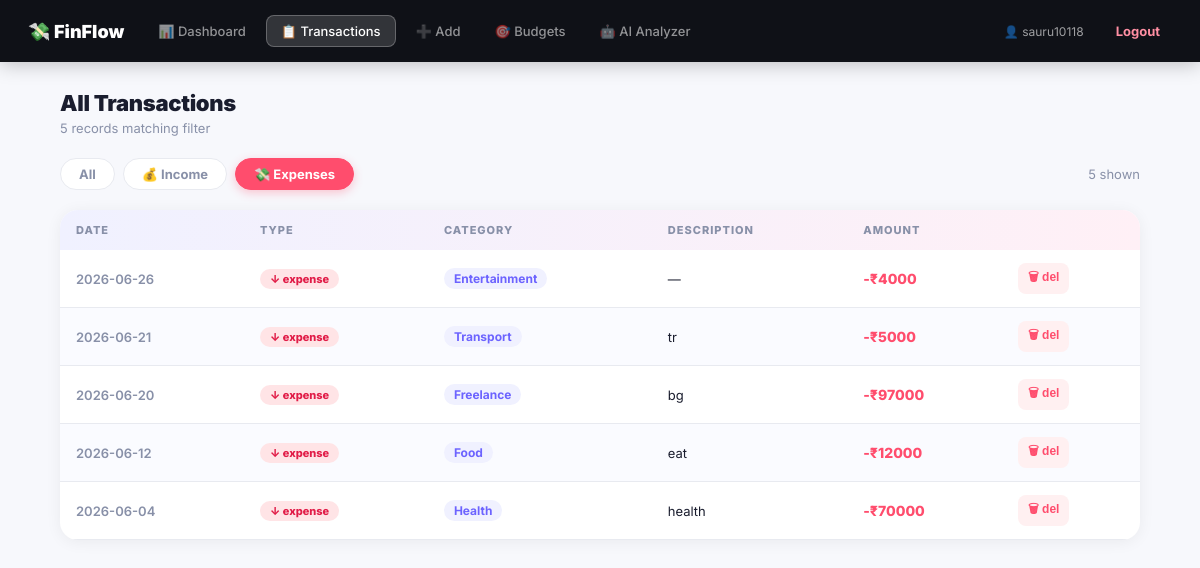
Screenshot of /transactions?filter=expense (signed in) with the database file from the repository.
### app.py (models this page shows)
class Transaction(db.Model):
    __tablename__ = "transactions"
    id: Mapped[int] = mapped_column(Integer, primary_key=True, autoincrement=True)
    user_id: Mapped[int] = mapped_column(Integer, ForeignKey("users.id"), nullable=False)
    type: Mapped[str] = mapped_column(String, nullable=False)
    amount: Mapped[float] = mapped_column(Float, nullable=False)
    category: Mapped[str] = mapped_column(String, nullable=False)
    description: Mapped[str] = mapped_column(String, nullable=True)
    date: Mapped[str] = mapped_column(String, nullable=False)
    created_at: Mapped[str] = mapped_column(String, nullable=False)
    def to_dict(self):
        return {c.name: getattr(self, c.name) for c in self.__table__.columns}

### app.py (the view)
@app.route("/transactions")
@login_required
def transactions_page():
    uid = session["user_id"]
    filt = request.args.get("filter", "all")
    query = db.select(Transaction).where(Transaction.user_id == uid).order_by(Transaction.date.desc())
    if filt in ("income", "expense"):
        query = query.where(Transaction.type == filt)
    txns_objs = db.session.execute(query).scalars().all()
    txns = [t.to_dict() for t in txns_objs]
    return render_template("transactions.html", transactions=txns, filt=filt, username=session.get("username"))

### app.py (called while the page is built)
def login_required(f):
    @wraps(f)
    def wrapper(*args, **kwargs):
        if "user_id" not in session:
            return redirect(url_for("login"))
        return f(*args, **kwargs)
    return wrapper

### templates/transactions.html (shortened to what this page needs)
{% extends "base.html" %}
{% block content %}
<div class="section-title">All Transactions</div>
<div class="section-sub">{{ transactions|length }} records {{ 'matching filter' if filt != 'all' else 'total' }}</div>
<div class="filter-row">
  <a href="{{ url_for('transactions_page', filter='all') }}" class="filter-btn all {{ 'active all' if filt=='all' }}">All</a>
  <a href="{{ url_for('transactions_page', filter='income') }}" class="filter-btn income {{ 'active income' if filt=='income' }}">💰 Income</a>
  <a href="{{ url_for('transactions_page', filter='expense') }}" class="filter-btn expense {{ 'active expense' if filt=='expense' }}">💸 Expenses</a>
  <span class="filter-count">{{ transactions|length }} shown</span>
</div>
<div class="table-wrap">
  <table>
    <thead>
      <tr><th>Date</th><th>Type</th><th>Category</th><th>Description</th><th>Amount</th><th></th></tr>
    </thead>
    <tbody>
      {% for t in transactions %}
      <tr>
        <td style="color:#8890a8; font-weight:600;">{{ t.date }}</td>
        <td><span class="badge {{ t.type }}">{{ '↑' if t.type=='income' else '↓' }} {{ t.type }}</span></td>
        <td><span class="cat-pill">{{ t.category }}</span></td>
        <td>{{ t.description or '—' }}</td>
        <td class="amount-{{ t.type }}">{{ '+' if t.type=='income' else '-' }}₹{{ "%.0f"|format(t.amount) }}</td>
        <td>
          <form method="POST" action="{{ url_for('delete_transaction', txn_id=t.id) }}" onsubmit="return confirm('Delete this transaction?');">
            <button type="submit" class="del-btn">🗑 del</button>
          </form>
        </td>
      </tr>
      {% else %}
      <tr><td colspan="6" style="text-align:center; color:#8890a8; padding:30px;">No transactions yet. <a href="{{ url_for('add_transaction') }}" style="color:#6c63ff; font-weight:700;">Add one →</a></td></tr>
      {% endfor %}
    </tbody>
  </table>
</div>
{% endblock %}

### static/style.css (style rules this page uses)
* { margin:0; padding:0; box-sizing:border-box; }
body { font-family: 'Inter', system-ui, sans-serif; background: #f7f8fc; color: #1a1d2e; min-height: 100vh; }
a { text-decoration: none; color: inherit; }
.section-title { font-size: 22px; font-weight: 900; margin-bottom: 4px; letter-spacing: -0.3px; }
.section-sub { font-size: 13px; color: #8890a8; margin-bottom: 22px; }
.table-wrap { background: #fff; border-radius: 18px; overflow: hidden; box-shadow: 0 2px 16px rgba(0,0,0,0.06); }
table { width: 100%; border-collapse: collapse; }
thead { background: linear-gradient(90deg,#f0f1ff,#fff0f6); }
th { text-align: left; padding: 13px 16px; font-size: 11px; color: #8890a8; font-weight: 800; text-transform: uppercase; letter-spacing: 1px; }
td { padding: 13px 16px; font-size: 13px; border-bottom: 1px solid #e8eaf0; }
tr:nth-child(even) td { background: #fafbff; }
.badge { display: inline-flex; align-items:center; gap:4px; padding: 3px 10px; border-radius: 99px; font-size: 11px; font-weight: 800; }
.badge.expense { background: #ffe4e6; color: #e11d48; }
.cat-pill { display:inline-flex; align-items:center; background:#f0f1ff; color:#6c63ff; padding:3px 10px; border-radius:99px; font-size:12px; font-weight:700; }
.amount-expense { color: #ff4d6d; font-weight: 800; font-size: 14px; }
.del-btn { background: #fff0f1; border: none; color: #ff4d6d; cursor: pointer; font-size: 12px; padding: 5px 10px; border-radius: 8px; font-weight: 700; }
.filter-row { display: flex; gap: 8px; margin-bottom: 20px; flex-wrap: wrap; align-items:center; }
.filter-btn { background: #fff; color: #8890a8; border: 1.5px solid #e8eaf0; border-radius: 99px; padding: 7px 18px; cursor: pointer; font-size: 13px; font-weight: 700; transition: all .15s; }
.filter-btn.active.expense { background: #ff4d6d; color: #fff; border-color: #ff4d6d; box-shadow: 0 3px 10px rgba(255,77,109,.3); }
.filter-count { margin-left: auto; font-size: 13px; color: #8890a8; }

### rows the page displays
Transaction: date "2026-06-26", type "↓", type "expense", category "Entertainment", description "—", type "-", amount "4000"
Transaction: date "2026-06-21", type "↓", type "expense", category "Transport", description "tr", type "-", amount "5000"
Transaction: date "2026-06-20", type "↓", type "expense", category "Freelance", description "bg", type "-", amount "97000"
Transaction: date "2026-06-12", type "↓", type "expense", category "Food", description "eat", type "-", amount "12000"
Transaction: date "2026-06-04", type "↓", type "expense", category "Health", description "health", type "-", amount "70000"

### other values shown
{{ username }} "sauru10118"
{{ transactions|length }} "5"
{{ 'matching filter' if filt != 'all' else 'total' }} "matching filter"
